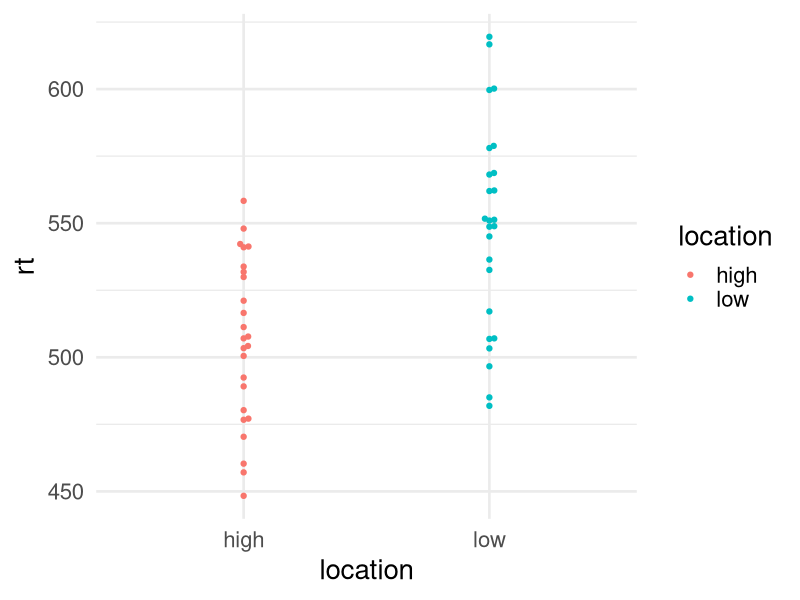
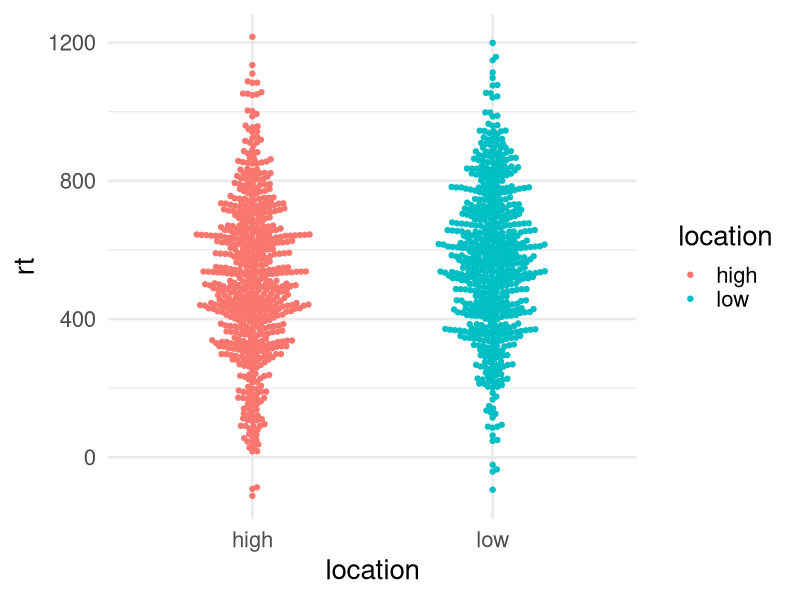
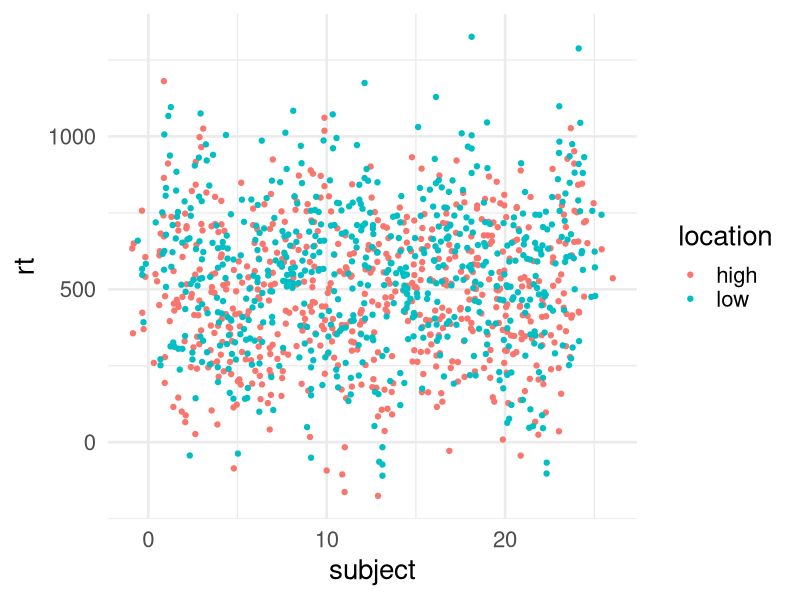

The R script that drew these images, in order: (Note: this script raises an error after producing the figures.)
## ---- chunk 1
knitr::opts_chunk$set(cache=TRUE)
## ---- chunk 2
library(lme4);library(ggplot2);library(dplyr)
library(ggbeeswarm)
library(mvtnorm)
theme_set(theme_minimal(base_size = 20))
## ---- chunk 3
n.obs = 50   # number of subjects
b0 = 500     # how much the effect, if location=0
b1 = 50      # how much additional effect if location=1
sigma = 30   # how much noise 
beta = c(b0,b1)
data.str <- data.frame(location=factor(c(rep('low', n.obs/2), rep('high', n.obs/2))))
model.mat <- model.matrix(~ 1 + location, data.str)
sim.rt = rnorm(n=n.obs, mean = model.mat%*%beta, sd = sigma)
data = data.frame(data.str,rt=sim.rt)
## ---- chunk 4
ggplot(data,aes(x=location,y=rt,color=location))+geom_beeswarm()
## ---- chunk 5
summary(lm(data=data,formula = rt ~ 1 + location))
## ---- chunk 6
beta=c(500,50);sigma=200
gamma = diag(c(100^2,50^2)) # variation over subjects
n.subj=24;n.obs=50

# create design matrix for our made up experiment
data.str <- data.frame(location=factor(c(rep('low', n.obs/2), rep('high', n.obs/2))))
model.mat <- model.matrix(~ 1 + location, data.str)

# repeat for every subject (rdply):
generate.data <- function() {
  simulated.data <- plyr::rdply(n.subj, {
    beta <- t(rmvnorm(n=1,mean = beta, sigma=gamma))
    expected.rt <- model.mat %*% beta
    sim.rt <- rnorm(n=length(expected.rt), mean=expected.rt, sd=sigma)
    data.frame(data.str, rt=sim.rt)
  })
  names(simulated.data)[1] <- 'subject'
  return(simulated.data)
}


## ---- chunk 7
ggplot(generate.data(),aes(x=location,y=rt,color=location))+geom_beeswarm()
## ---- chunk 8
summary(lm(data=generate.data(),formula = rt ~ 1 + location))
## ---- chunk 9
ggplot(data = generate.data(),aes(x=subject,y=rt,color=location))+geom_beeswarm(dodge.width = 0.5)
## ---- chunk 10
summary(lmer(data=generate.data(),formula = rt ~ 1 + location + (1|subject)))
## ---- chunk 11
runAnalysis = function(simulated.data){
  # Outlier correction (winsorizing)
  simulated.data <- simulated.data %>%
  group_by(subject)%>%
    mutate(cut_point_top   = quantile(rt, 0.9),
          cut_point_bottom = quantile(rt, 0.1))

  simulated.data$rt <- with(simulated.data,
                              ifelse(rt>cut_point_top, cut_point_top, 
                              ifelse(rt<cut_point_bottom, cut_point_bottom, rt)))

  results = lmer(data=simulated.data,formula = rt ~ 1 + location + (1|subject))
  return(broom::tidy(results,'fixed'))
}

## ---- chunk 12
library(mvtnorm)
make.data.generator <- function(true.effects=c(0,0),resid.sd=1,
                                ranef.cor=matrix(c(1,0.4,0.4,1),ncol = 2),
                                ranef.cov=diag(2),
                                n.subj=24,n.obs=50, lognormal = F)
{
  # create design matrix for our made up experiment
  data.str <- data.frame(location=factor(c(rep('low', n.obs/2), rep('high', n.obs/2))))

    model.mat <- model.matrix(~ 1 + location, data.str)
  generate.data <- function() {
    # sample data set under mixed effects model with random slope/intercepts
    simulated.data <- plyr::rdply(n.subj, {
      beta <- t(rmvnorm(n=1, sigma=ranef.cov%*%ranef.cor%*%ranef.cov)) + true.effects
      expected.RT <- model.mat %*% beta
      if(lognormal){
         sim.RT <- rlnorm(n=length(expected.RT), meanlog =log(expected.RT), sdlog=log(resid.sd))
      }else{
         sim.RT <- rnorm(n=length(expected.RT), mean=expected.RT, sd=resid.sd)
      }
      data.frame(data.str,
                 rt=sim.RT)
    })
    names(simulated.data)[1] <- 'subject'
    simulated.data
  }
}
## ---- chunk 13

simulations <- plyr::rdply(.n=1000,
                runAnalysis(generate.data()))
head(simulations)
## ---- chunk 14
ggplot(simulations,aes(x=statistic))+geom_histogram(aes(y = ..density..))+geom_density(size=2)+facet_grid(. ~term,scales = "free_x")
## ---- chunk 15
simulations %>%
  group_by(term)%>%
  summarise(sigRate=mean(abs(statistic)>1.96))
## ---- chunk 16
simulated.data         = make.data.generator(true.effects=c(500,0),resid.sd=200 ,lognormal=F,ranef.cov = diag(c(100,0)))
simulated.data_lognorm = make.data.generator(true.effects=c(500,0),resid.sd=1.45,lognormal=T,ranef.cov = diag(c(100,0)))

simulated.data_seq = function(simulated.data){
  simulated.data()%>%group_by(subject)%>%
  mutate(rt = c(rt[1],rt[2:length(rt)] + 0.1*rt[1:length(rt)-1]))
}

ggplot(bind_rows(simulated.data(),simulated.data_seq(simulated.data),simulated.data_lognorm(),.id="condition"),aes(x=location,y=rt)) +geom_beeswarm(aes(color=location))+ stat_summary(size=1)+facet_grid(.~condition)
## ---- chunk 17
n_sim = 2000
simulations = bind_rows(plyr::rdply(.n=n_sim,
                runAnalysis(simulated.data())),
          plyr::rdply(.n=n_sim,
                runAnalysis(simulated.data_seq(simulated.data))),      
          plyr::rdply(.n=n_sim,
                runAnalysis(simulated.data_lognorm())),.id="condition")
## ---- chunk 18
ggplot(simulations,aes(x=statistic,color=condition))+
  geom_density(size=2)+facet_grid(. ~term,scales = "free_x")
## ---- chunk 19

simulations %>%
  group_by(term,condition)%>%
  summarise(sigRate=mean(abs(statistic)>1.96))
